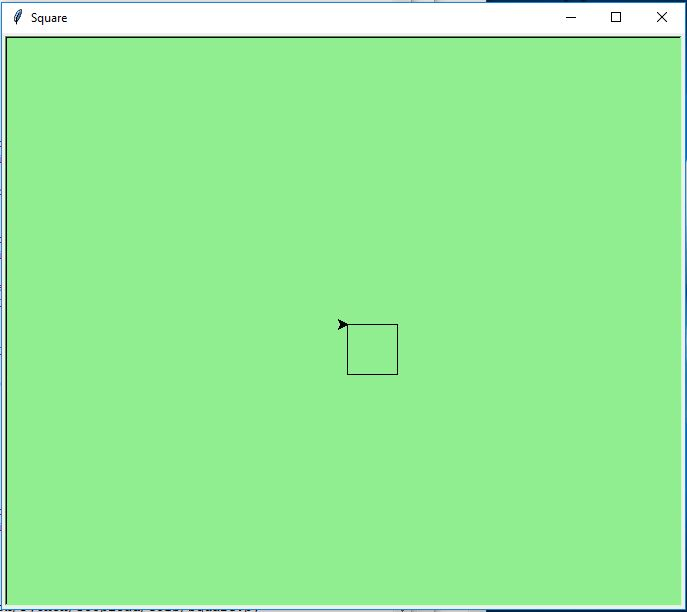

Write Python code to recreate this figure.
import turtle

wn = turtle.Screen()
wn.bgcolor("light green")
wn.title("Square")
T = turtle.Turtle()

for i in range(4) :
    T.forward(50)
    T.right(90)

turtle.done()
